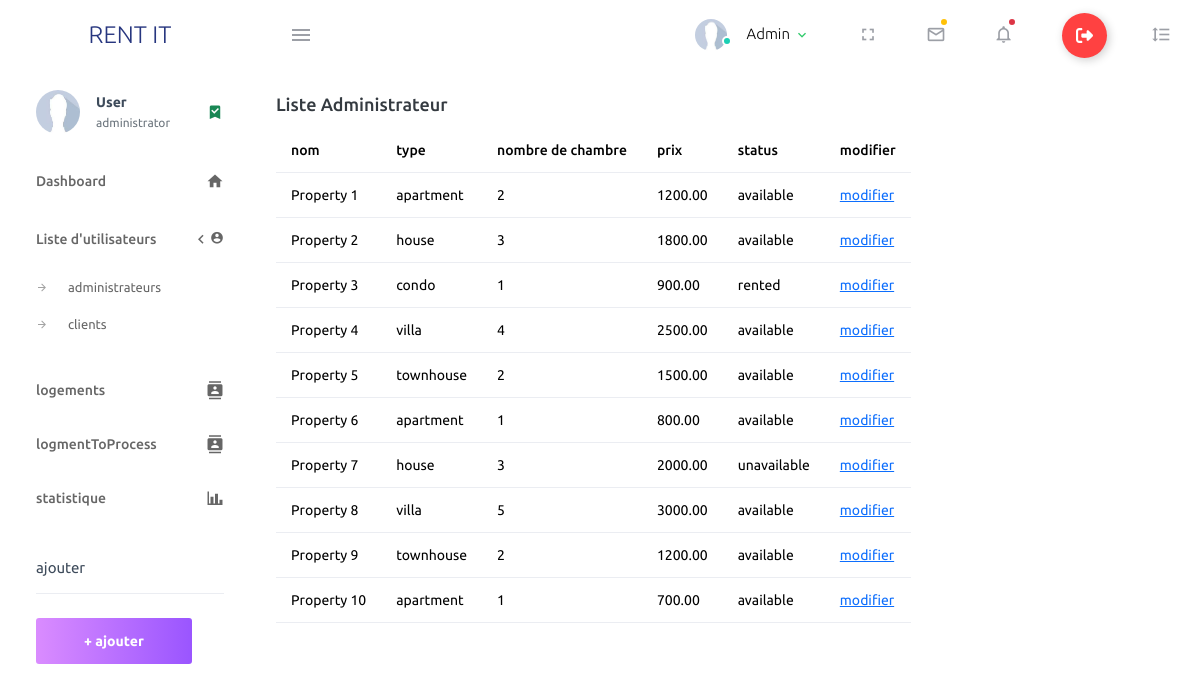
The page /index.php?page=listLogement (signed in) on the database as committed earlier.
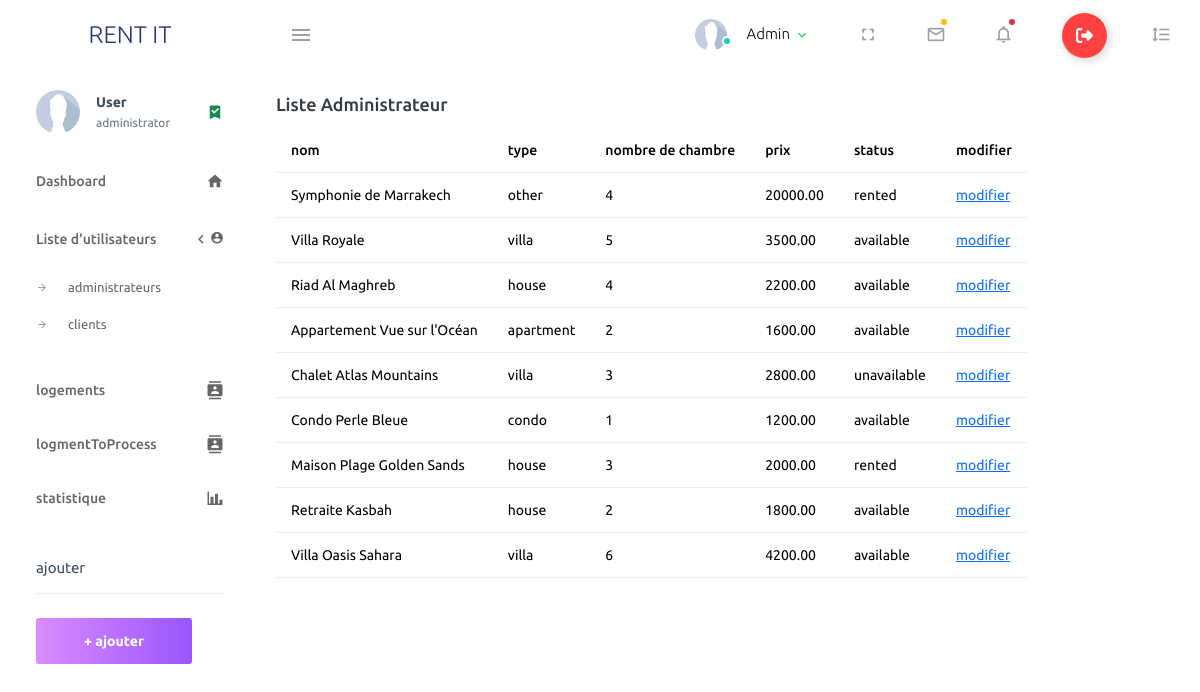
The same page on the database as committed later.
### tables this page shows
CREATE TABLE `logement` (
  `id` int(11) NOT NULL,
  `name` varchar(255) NOT NULL,
  `adresse` varchar(255) NOT NULL,
  `type_logement` enum('apartment','house','condo','villa','townhouse','other') NOT NULL,
  `nombre_chambres` int(11) DEFAULT NULL,
  `prix` decimal(10,2) NOT NULL,
  `image_path` varchar(255) DEFAULT NULL,
  `description` text NOT NULL,
  `status` enum('available','rented','unavailable') NOT NULL DEFAULT 'available',
  `area` decimal(10,2) NOT NULL,
  `beds` int(11) NOT NULL,
  `baths` int(11) NOT NULL,
  `garage` int(11) NOT NULL,
  `city` varchar(100) NOT NULL
);

### database_connection.php (called while the page is built, shortened)
<?php
function getDatabase() {
    $mysqli = new mysqli($GLOBALS['dbhost'], $GLOBALS['dbuser'], $GLOBALS['dbpassword'], $GLOBALS['dbdatabase']);
    return $mysqli;
}
?>

### models/logementModel.php (called while the page is built, shortened)
<?php
class LogementModel
{
    private $db;
    public function __construct()
    {
        $this->db = $this->connectToDatabase();
    }
    private function connectToDatabase()
    {
        return getDatabase();
    }
    public function getAllLogements()
    {
        $query = "SELECT * FROM logement";
        $result = $this->db->query($query);
        $logements = [];
        while ($row = $result->fetch_assoc()) {
            $logements[] = $row;
        }
        return $logements;
    }
}
?>

### controllers/logementController.php (called while the page is built, shortened)
<?php
require_once('models/logementModel.php');
function allLogement()
{
  $logementModel = new LogementModel();
  $data = $logementModel->getAllLogements();
  return $data;
}
?>

### view/admin/logementList.php (the view)
<?php
    $logements = allLogement();
?>
<div class="row">
              <div class="col-12 grid-margin">
                <div class="card">
                  <div class="card-body">
                    <h4 class="card-title">Liste administrateur</h4>
                    <div class="table-responsive">
                      <table class="table">
                        <thead>
                          <tr>
                            <th> nom </th>
                            <th> type </th>
                            <th> nombre de chambre </th>
                            <th> prix </th>
                            <th> status </th>
                            <th> modifier </th>
                          </tr>
                        </thead>
                        <tbody>
                            <?php
                            foreach ($logements as $logement) {
                                echo '<tr>
                                <td>'.$logement['name'].' </td>
                                <td>'.$logement['type_logement'].' </td>
                                <td>'.$logement['nombre_chambres'].' </td>
                                <td>'.$logement['prix'].' </td>
                                <td>'.$logement['status'].' </td>
                                <td><a href="'.$_SERVER['PHP_SELF'].'?page=modifier&id='.$logement['id'].'"> modifier</a> </td>
                              </tr>';
                            }
                            ?>
                        </tbody>
                      </table>
                    </div>
                  </div>
                </div>
              </div>
            </div>

Rows that differ between the two databases and show on the page:
removed logement: name "Property 1", type_logement "apartment", nombre_chambres "2", prix "1200.00", status "available"
removed logement: name "Property 2", type_logement "house", nombre_chambres "3", prix "1800.00", status "available"
removed logement: name "Property 3", type_logement "condo", nombre_chambres "1", prix "900.00", status "rented"
removed logement: name "Property 4", type_logement "villa", nombre_chambres "4", prix "2500.00", status "available"
removed logement: name "Property 5", type_logement "townhouse", nombre_chambres "2", prix "1500.00", status "available"
removed logement: name "Property 6", type_logement "apartment", nombre_chambres "1", prix "800.00", status "available"
removed logement: name "Property 7", type_logement "house", nombre_chambres "3", prix "2000.00", status "unavailable"
removed logement: name "Property 8", type_logement "villa", nombre_chambres "5", prix "3000.00", status "available"
removed logement: name "Property 9", type_logement "townhouse", nombre_chambres "2", prix "1200.00", status "available"
removed logement: name "Property 10", type_logement "apartment", nombre_chambres "1", prix "700.00", status "available"
added logement: name "Symphonie de Marrakech", type_logement "other", nombre_chambres "4", prix "20000.00", status "rented"
added logement: name "Villa Royale", type_logement "villa", nombre_chambres "5", prix "3500.00", status "available"
added logement: name "Riad Al Maghreb", type_logement "house", nombre_chambres "4", prix "2200.00", status "available"
added logement: name "Appartement Vue sur l'Océan", type_logement "apartment", nombre_chambres "2", prix "1600.00", status "available"
added logement: name "Chalet Atlas Mountains", type_logement "villa", nombre_chambres "3", prix "2800.00", status "unavailable"
added logement: name "Condo Perle Bleue", type_logement "condo", nombre_chambres "1", prix "1200.00", status "available"
added logement: name "Maison Plage Golden Sands", type_logement "house", nombre_chambres "3", prix "2000.00", status "rented"
added logement: name "Retraite Kasbah", type_logement "house", nombre_chambres "2", prix "1800.00", status "available"
added logement: name "Villa Oasis Sahara", type_logement "villa", nombre_chambres "6", prix "4200.00", status "available"
